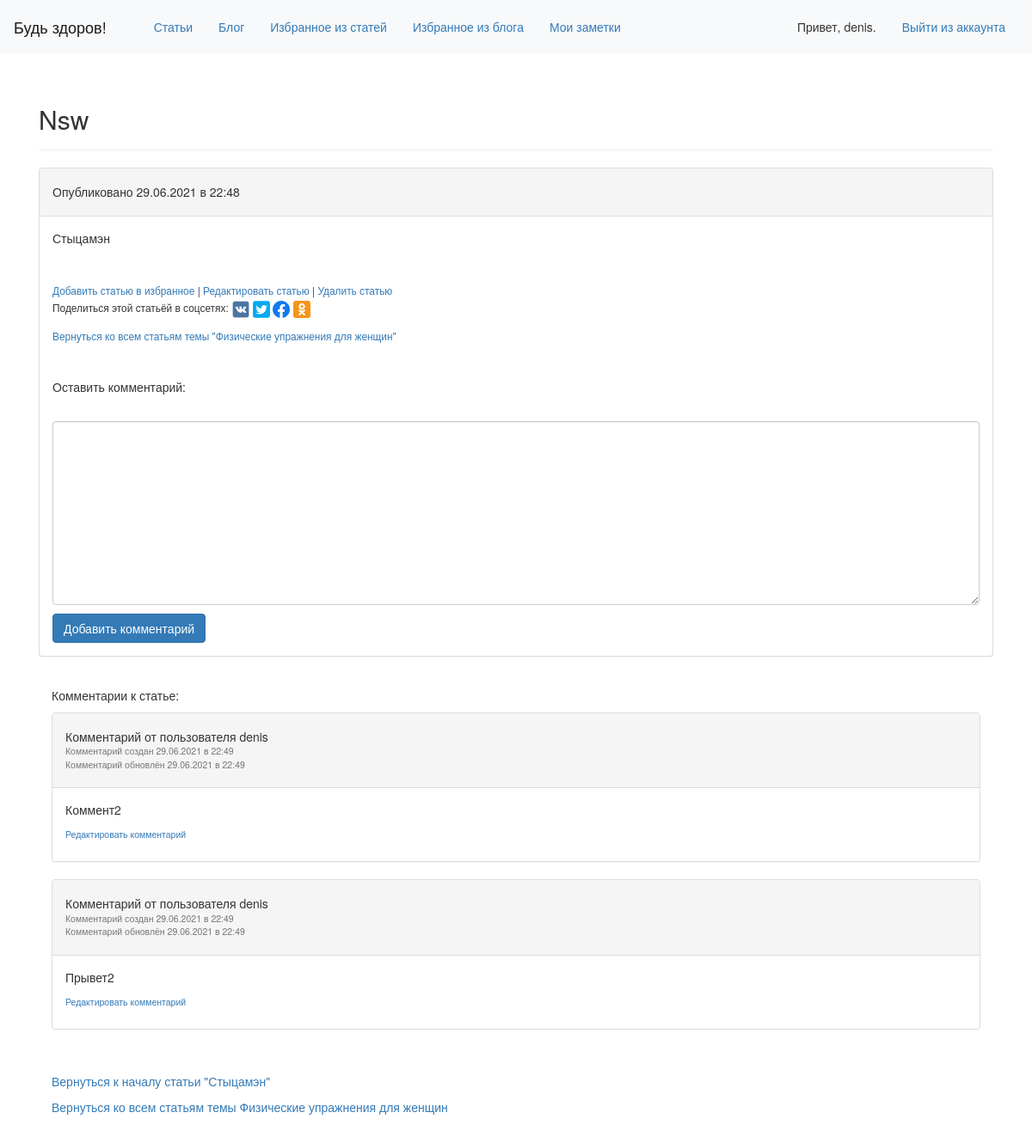
/blog/blogentry/15/ (signed in), run on the app's committed database.
### blog/models.py (models this page shows)
class Blogentry(models.Model):
    blogtopic = models.ForeignKey(Blogtopic, on_delete=models.CASCADE)
    blogentryowner = models.ForeignKey(User, on_delete=models.CASCADE, related_name='blogentryowner')
    blogtitle = models.CharField(max_length=50)
    blogtext = models.TextField()
    blogdate_added = models.DateTimeField(auto_now_add=True)
    bloglike = models.ManyToManyField(User, blank=True)
    def __str__(self):
        if len(self.blogtext) > 50:
            return self.blogtext[:50] + '...'
        else:
            return self.blogtext

class Blogtopic(models.Model):
    blogtext = models.CharField(max_length=200)
    blogdate_added = models.DateTimeField(auto_now_add=True)
    def __str__(self):
        return self.blogtext

class Blogcomment(models.Model):
    blogpost = models.ForeignKey(Blogentry, on_delete=models.CASCADE, related_name='blogcomments')
    blogname = models.ForeignKey(User, on_delete=models.CASCADE)
    blogbody = models.TextField()
    blogcreated = models.DateTimeField(auto_now_add=True)
    blogupdated = models.DateTimeField(auto_now=True)
    blogactive = models.BooleanField(default=True)

### blog/views.py (the view, shortened to what this page needs)
# urls.py: url(r'^blogentry/(?P<blogentry_id>\d+)/$', views.blogentry, name='blogentry'),
@login_required
def blogentry(request, blogentry_id):
    blogentry = Blogentry.objects.get(id=blogentry_id)
    blogtopic = blogentry.blogtopic
    all_comments = Blogcomment.objects.filter(blogpost=blogentry).order_by('blogcreated')
    if request.method != 'POST':
        form = BlogcommentForm()
    context = {'blogentry': blogentry, 'blogtopic':blogtopic, 'form':form, 'all_comments':all_comments}
    return render(request, 'blog/blogentry.html', context)

### blog/forms.py
class BlogcommentForm(forms.ModelForm):
    class Meta:
        model = Blogcomment
        fields = ['blogbody']
        labels = {'blogbody': ''}

### blog/templates/blog/blogentry.html (shortened to what this page needs)
{% extends 'learning_logs/base.html' %}
{% load bootstrap3 %}
{% load static %}
{% block header %}
  <h2>{{ blogentry.blogtitle }}</h2>
{% endblock header %}
{% block content %}
<div class="panel panel-default">
  <div class="panel-heading">
    <h5>
      Опубликовано {{ blogentry.blogdate_added|date:'d.m.Y в H:i' }}
    </h5>
  </div>
  <div class="panel-body">
    {{ blogentry.blogtext|linebreaks }}
  </div>
  <div class="panel-body">
    <small>
      <a href="{% url 'blog:add_to_fav' blogentry.id %}">Добавить статью в избранное</a>
    </small>
    {% if user == blogentry.blogentryowner %}
    <small>
      | <a href="{% url 'blog:edit_blogentry' blogentry.id %}">Редактировать статью</a>
    </small>
    <small>
      | <a href="{% url 'blog:delete_blogentry' blogtopic.id blogentry.id %}">Удалить статью</a>
    </small>
    {%endif%}
    <br>
    <small>Поделиться этой статьёй в соцсетях:</small>
    <a href="http://vk.com/share.php?url=https://Gwin_project.by/blogentry/{{ blogentry.id }}"
      target="_blank" rel="nofollow">
      <img src="{% static 'sn/vk.jpg'  %}" width='20px'>
    </a>
    <a href="https://twitter.com/intent/tweet?text=https://Gwin_project.by/blogentry/{{ blogentry.id }}"
      target="_blank" rel="nofollow">
      <img src="{% static 'sn/twitter.png'  %}" width='20px'>
    </a>
    <a href="https://www.facebook.com/sharer/sharer.php?u=https://Gwin_project.by/blogentry/{{ blogentry.id }}"
      target="_blank" rel="nofollow">
      <img src="{% static 'sn/facebook.png'  %}" width='20px'>
    </a>
    <a href="https://connect.ok.ru/offer?url=https://Gwin_project.by/blogentry/{{ blogentry.id }}"
      target="_blank" rel="nofollow">
      <img src="{% static 'sn/ok.png'  %}" width='20px'>
    </a>
    <p>
      <small>
        <a href="{% url 'blog:blogtopic' blogtopic.id %}">Вернуться ко всем статьям темы "{{ blogtopic }}"</a>
      </small>
    </p>
  </div>
  <div class="panel-body">
    <p>Оставить комментарий:</p>
    <form method="post"  action="{% url 'blog:blogentry' blogentry.id %}" class="form" >
      {% bootstrap_form form %}
      {% buttons %}
      <button name="submit" class="btn btn-primary">Добавить комментарий</button>
      {% endbuttons %}
    </form>
  </div>
</div>
<div class="panel-body">
  <p> Комментарии к статье: </p>
  {% for blogcomment in all_comments %}
  <div class="panel panel-default">
    <div class="panel-heading">
      <h5>
        Комментарий от пользователя {{ blogcomment.blogname }}
        <p><small>Комментарий создан {{blogcomment.blogcreated | date:'d.m.Y в H:i'}}<br>
          {% if blogcomment.blogcreated != blogcomment.blogupdated %}
          Комментарий обновлён {{blogcomment.blogupdated | date:'d.m.Y в H:i'}}
          {% endif %}
        </small></p>
      </h5>
    </div>
    <div class="panel-body">
      <p>
        {{ blogcomment.blogbody }}
      </p>
      {% if blogcomment.blogname == request.user %}
      <h5><p><small>
        <a href="{% url 'blog:edit_blogcomment' blogentry.id blogcomment.id  %}">Редактировать комментарий</a>
      </small></p></h5>
      {% else %}
      <p></p>
      {% endif %}
    </div>
  </div>
  {% empty %}
  К этой статье пока не было оставлено никаких комментариев...Станьте первым!
  {% endfor %}
</div>
<div class="panel-body">
  <p>
    <a href="{% url 'blog:blogentry' blogentry.id %}">Вернуться к началу статьи "{{ blogentry }}"</a>
  </p>
  <p>
    <a href="{% url 'blog:blogtopic' blogtopic.id %}">Вернуться ко всем статьям темы {{ blogtopic }}</a>
  </p>
</div>
{% endblock content %}

### learning_logs/templates/learning_logs/base.html (shortened to what this page needs)
{% load bootstrap3 %}
{% load static %}
<!DOCTYPE html>
<html lang="en">
<head>
    <link href="{% static 'vendor/bootstrap/css/bootstrap.min.css' %}" rel="stylesheet">
  {% bootstrap_css %}
</head>
<body>
  <nav class="navbar navbar-expand-lg navbar-light bg-light" >
    <div class="container-fluid" >
      <a class="navbar-brand" href="{% url 'index' %}">Будь здоров!</a>
      <div class="collapse navbar-collapse" id="navbarSupportedContent">
        <ul class="nav navbar-nav navbar-left">
          <li><a href="{% url 'topics' %}">Статьи</a></li>
          <li><a href="{% url 'blog:blogtopics' %}">Блог</a></li>
          <li><a href="{% url 'favourites' %}">Избранное из статей</a></li>
          <li><a href="{% url 'blog:blogfavourites' %}">Избранное из блога</a></li>
          <li><a href="{% url 'notes:notes' %}">Мои заметки</a></li>
        </ul>
        <ul class="nav navbar-nav navbar-right">
          {% if user.is_authenticated %}
          <li><a>Привет, {{ user.username }}.</a></li>
          <li><a href="{% url 'users:logout' %}">Выйти из аккаунта</a></li>
          {% else %}
          <li><a href="{% url 'users:register' %}">Зарегистрироваться</a></li>
          <li><a href="{% url 'users:login' %}">Войти в аккаунт</a></li>
          {% endif %}
        </ul>
      </div>
    </div>
  </nav>
  <div class="container">
    <div class="page-header">
      {% block header %}{% endblock header %}
    </div>
    <div>
      {% block content %}{% endblock content %}
    </div>
  </div>
</body>
</html>

### learning_logs/templates/learning_logs/base.html (style rules this page uses)
body { background: url(https://funart.pro/uploads/posts/2021-04/1618603122_59-funart_pro-p-oboi-fon-svetlo-salatovii-61.jpg); }

### data on the page
Blogentry: blogtitle "Nsw", blogdate_added "29.06.2021 в 22:48", blogtext "Стыцамэн"
Blogtopic: blogtext "Физические упражнения для женщин"
Blogcomment: blogname "denis", blogcreated "29.06.2021 в 22:49", blogupdated "29.06.2021 в 22:49", blogbody "Коммент2", shows "Редактировать комментарий"
Blogcomment: blogname "denis", blogcreated "29.06.2021 в 22:49", blogupdated "29.06.2021 в 22:49", blogbody "Прывет2", shows "Редактировать комментарий"

### other printed values
{{ user.username }} "denis"
